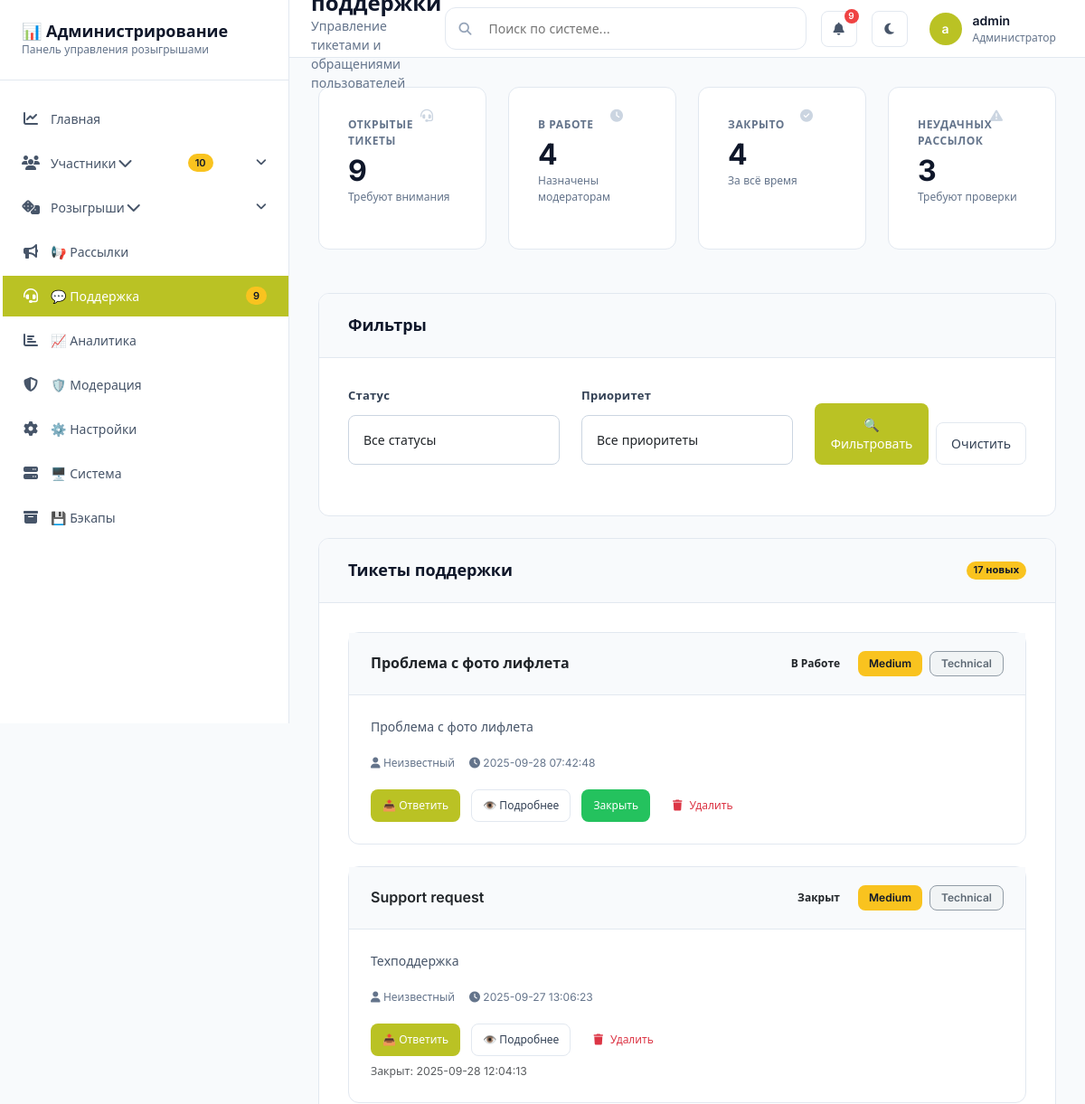
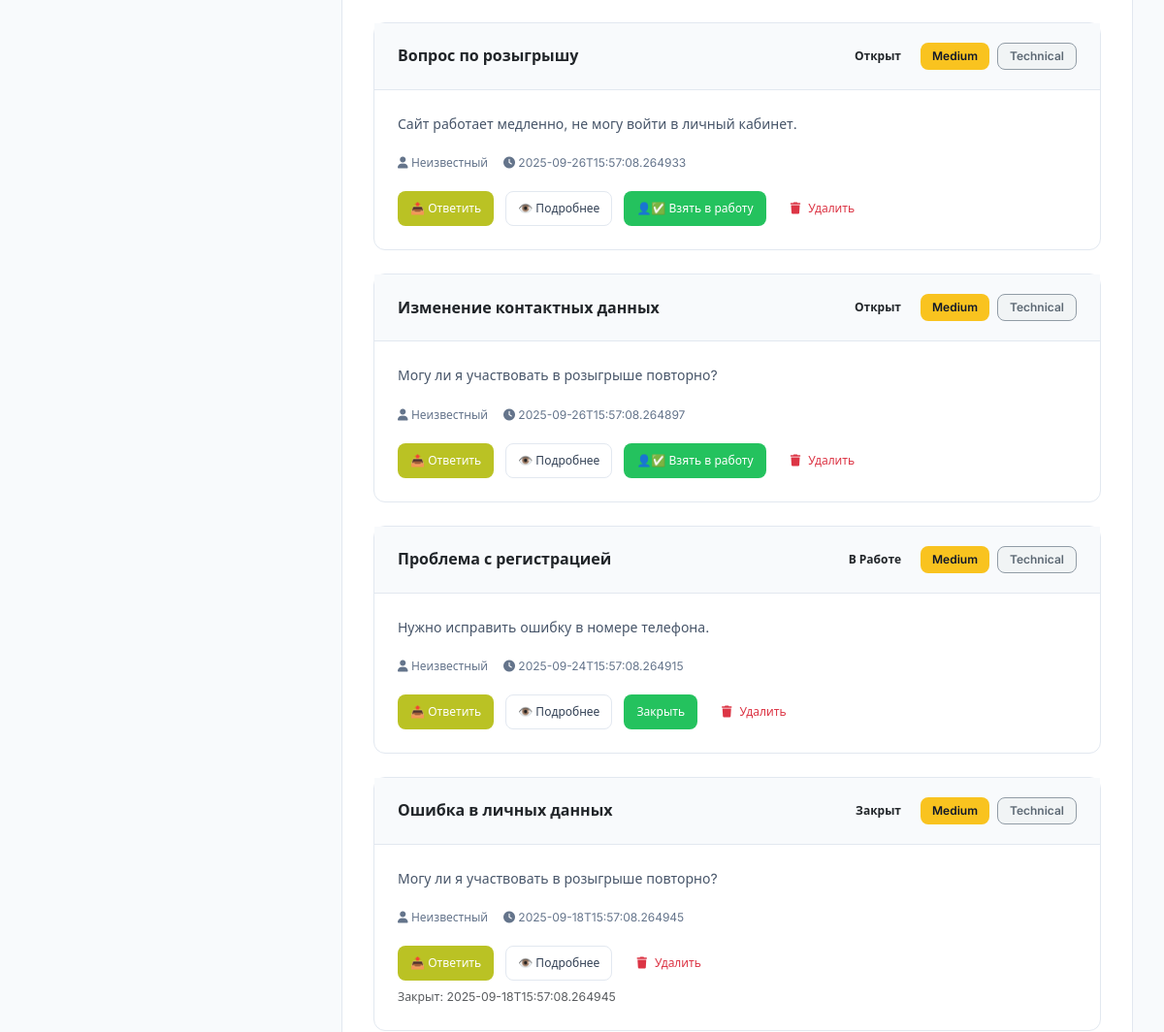
/admin/support_tickets (signed in, upper part), run on an earlier commit of the app's database (2 pictures, top to bottom).
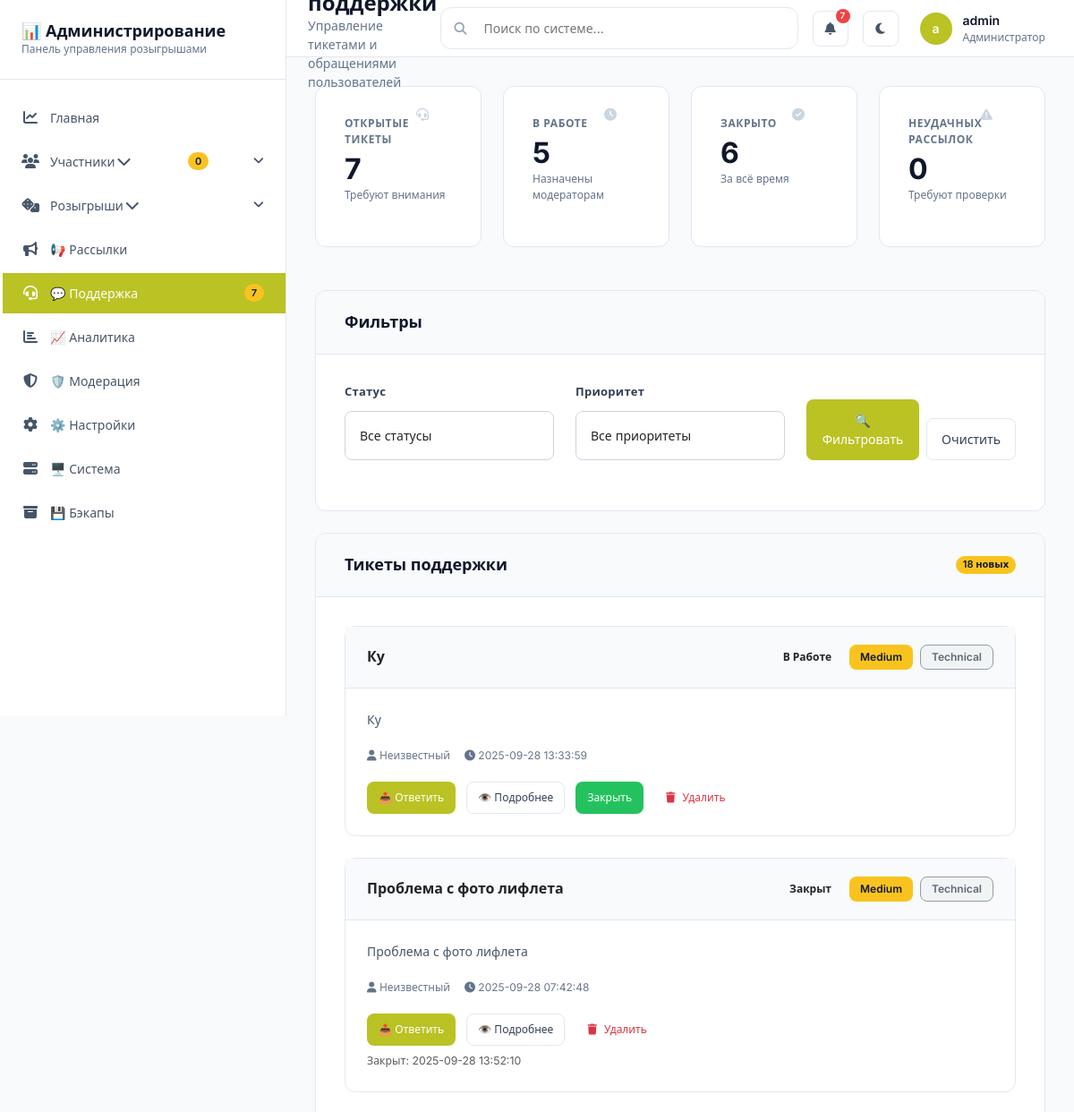
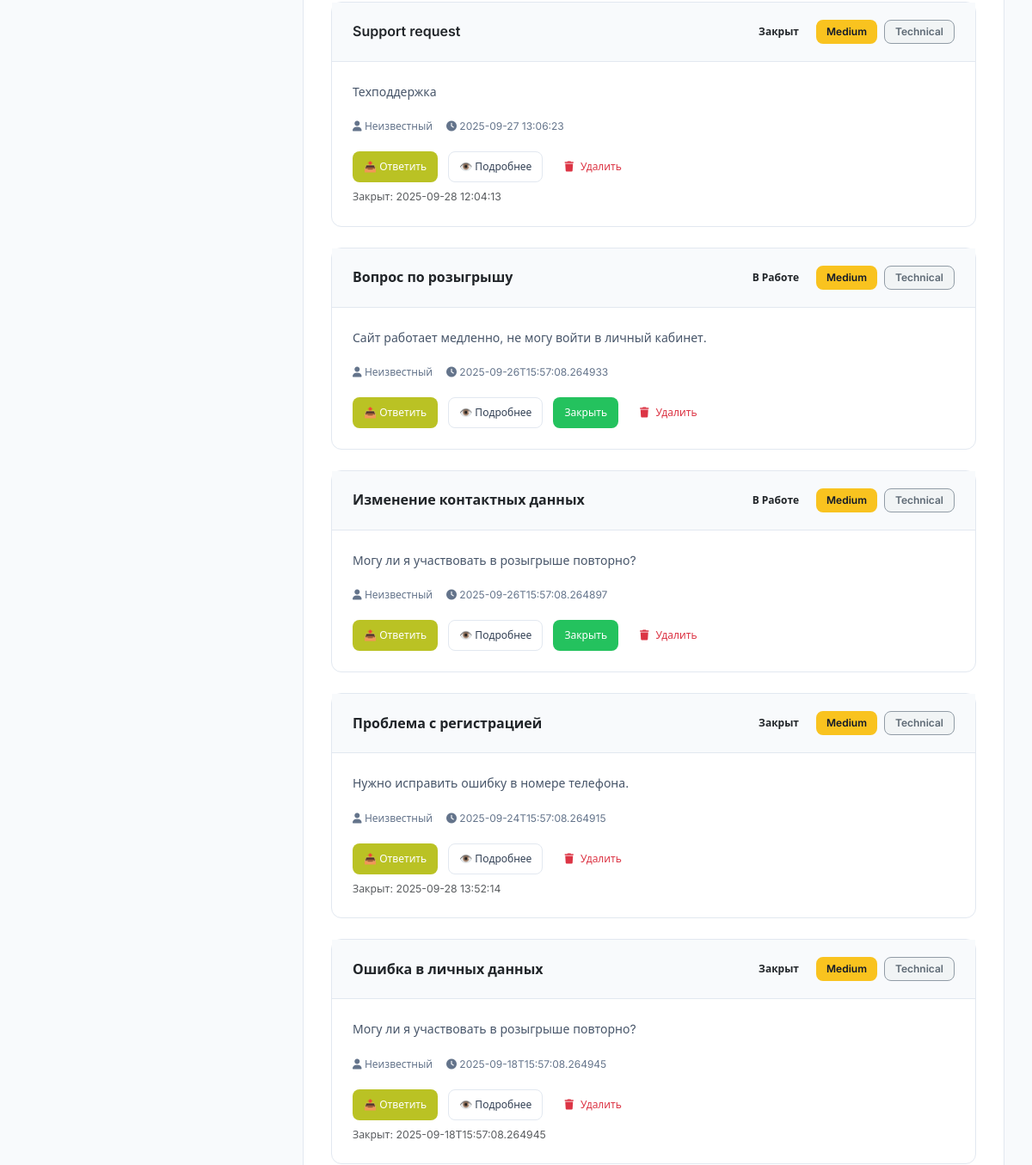
And on a later commit of the database (2 pictures, top to bottom).
### tables this page shows
CREATE TABLE support_tickets (
        id INTEGER PRIMARY KEY AUTOINCREMENT,
        participant_id INTEGER,
        subject TEXT NOT NULL,
        message TEXT NOT NULL,
        status TEXT DEFAULT 'open',
        created_at TIMESTAMP DEFAULT CURRENT_TIMESTAMP,
        updated_at TIMESTAMP,
        FOREIGN KEY(participant_id) REFERENCES participants(id)
    );

### web/routes/admin.py (the view)
@admin_bp.route("/support_tickets")
@login_required
def support_tickets():
    page = request.args.get("page", 1, type=int)
    per_page = request.args.get("per_page", 50, type=int)
    status = request.args.get("status")
    db = _get_admin_db()
    tickets, total = db.list_support_tickets(status=status, page=page, per_page=per_page)
    pages = (total + per_page - 1) // per_page
    return render_template(
        "support_tickets.html",
        tickets=tickets,
        total=total,
        page=page,
        pages=pages,
        per_page=per_page,
        status=status,
        current_status=status,
        stats=db.get_statistics(),
    )

### database/admin_queries.py (called while the page is built)
    def _connect(self) -> sqlite3.Connection:
        conn = sqlite3.connect(
            self.db_path,
            timeout=30.0,  # 30 second timeout
            isolation_level=None  # Autocommit mode for better performance
        )
        conn.row_factory = sqlite3.Row
        conn.execute("PRAGMA journal_mode=WAL")
        conn.execute("PRAGMA synchronous=NORMAL")
        conn.execute("PRAGMA cache_size=-64000")  # 64MB cache
        conn.execute("PRAGMA temp_store=MEMORY")
        conn.execute("PRAGMA mmap_size=268435456")  # 256MB mmap
        return conn

### web/routes/admin.py (called while the page is built)
def _get_admin_db() -> AdminDatabase:
    try:
        config = current_app.config
        db_path = config.get("DATABASE_PATH", "data/lottery_bot.sqlite")
        return AdminDatabase(db_path=db_path)
    except Exception as e:
        current_app.logger.error(f"Failed to connect to admin database: {e}")
        raise

### web/templates/support_tickets.html (shortened to what this page needs)
{% extends "base.html" %}
{% block page_subtitle %}Управление тикетами и обращениями пользователей{% endblock %}
{% block content %}
<div class="grid grid-cols-4 gap-4 mb-6">
    <div class="card metric-card hover-elevate">
        <div class="card-body">
            <div class="metric-title">Открытые тикеты</div>
            <div class="metric-value">{{ (stats.open_tickets or 0) if stats else 0 }}</div>
            <div class="metric-subtitle">Требуют внимания</div>
            <i class="fas fa-headset metric-icon"></i>
        </div>
    </div>
    <div class="card metric-card hover-elevate">
        <div class="card-body">
            <div class="metric-title">В работе</div>
            <div class="metric-value">{{ (stats.tickets_in_progress or 0) if stats else 0 }}</div>
            <div class="metric-subtitle">Назначены модераторам</div>
            <i class="fas fa-clock metric-icon"></i>
        </div>
    </div>
    <div class="card metric-card hover-elevate">
        <div class="card-body">
            <div class="metric-title">Закрыто</div>
            <div class="metric-value">{{ (stats.tickets_closed or 0) if stats else 0 }}</div>
            <div class="metric-subtitle">За всё время</div>
            <i class="fas fa-check-circle metric-icon"></i>
        </div>
    </div>
    <div class="card metric-card hover-elevate">
        <div class="card-body">
            <div class="metric-title">Неудачных рассылок</div>
            <div class="metric-value">{{ (stats.failed_broadcasts or 0) if stats else 0 }}</div>
            <div class="metric-subtitle">Требуют проверки</div>
            <i class="fas fa-triangle-exclamation metric-icon"></i>
        </div>
    </div>
</div>
<div class="card mb-6">
    <div class="card-header">
        <h2 class="card-title">Фильтры</h2>
    </div>
    <div class="card-body">
        <form method="GET" class="grid grid-cols-3 gap-4">
            <div class="form-group">
                <label class="form-label">Статус</label>
                <select name="status" class="form-control">
                    <option value="">Все статусы</option>
                </select>
            </div>
            <div class="form-group">
                <label class="form-label">Приоритет</label>
                <select name="priority" class="form-control">
                    <option value="">Все приоритеты</option>
                </select>
            </div>
            <div class="form-group d-flex align-items-end">
                <button type="submit" class="btn btn-primary">🔍 Фильтровать</button>
                <a href="{{ url_for('admin.support_tickets') }}" class="btn btn-outline ms-2">Очистить</a>
            </div>
        </form>
    </div>
</div>
<div class="card">
    <div class="card-header">
        <div class="d-flex justify-content-between align-items-center">
            <h2 class="card-title">
                Тикеты поддержки
            </h2>
            <div class="d-flex gap-2">
                <span class="badge badge-notification">{{ tickets|length if tickets else 5 }} новых</span>
            </div>
        </div>
    </div>
    <div class="card-body">
        {% if tickets %}
            {% for ticket in tickets %}
            <div class="support-ticket mb-4">
                <div class="ticket-header">
                    <h3 class="ticket-title">{{ ticket.subject or ticket.title or 'Без темы' }}</h3>
                    <div class="d-flex gap-2">
                        <span class="status-badge status-{{ ticket.status or 'open' }}">
                            {% if ticket.status == 'open' %}Открыт
                            {% elif ticket.status == 'in_progress' %}В работе
                            {% elif ticket.status == 'closed' %}Закрыт
                            {% else %}{{ ticket.status }}
                            {% endif %}
                        </span>
                        <span class="status-badge priority-{{ ticket.priority or 'medium' }}">
                            {{ ticket.priority or 'medium' }}
                        </span>
                        <span class="status-badge status-archived">{{ ticket.category or 'Общие вопросы' }}</span>
                    </div>
                </div>
                <div class="ticket-content">
                    <p class="ticket-description">
                        {{ ticket.message or ticket.description or 'Описание отсутствует' }}
                    </p>
                    <div class="ticket-meta">
                        <span><i class="fas fa-user"></i> {{ ticket.user_name or ticket.full_name or 'Неизвестный' }}</span>
                        <span><i class="fas fa-clock"></i> {{ ticket.created_at or ticket.timestamp or 'Дата неизвестна' }}</span>
                    </div>
            <div class="ticket-actions">
                        <button class="btn btn-sm btn-primary" data-action="reply">📤 Ответить</button>
                        <a href="{{ url_for('admin.support_ticket_detail', ticket_id=ticket.id) }}" class="btn btn-sm btn-outline">👁️ Подробнее</a>
                        {% if ticket.status == 'open' %}
                        <button class="btn btn-sm btn-success" data-action="take">👤✅ Взять в работу</button>
                        {% elif ticket.status == 'in_progress' %}
                        <button class="btn btn-sm btn-success" data-action="close">Закрыть</button>
                        {% endif %}
                        <button class="btn btn-sm btn-outline-danger"
                                data-bs-toggle="modal"
                                data-bs-target="#confirmationModal"
                                data-bs-title="Удалить тикет?"
                                data-bs-body="Это действие нельзя отменить. Тикет и все его сообщения будут удалены."
                                data-bs-action="{{ url_for('admin.delete_support_ticket', ticket_id=ticket.id) }}"
                                title="Удалить тикет">
                            <i class="fas fa-trash"></i> Удалить
                        </button>
                    </div>
            {% if ticket.status == 'closed' and ticket.updated_at %}
            <div class="text-muted small mt-2">Закрыт: {{ ticket.updated_at }}</div>
            {% endif %}
                </div>
            </div>
            {% endfor %}
        {% endif %}
    </div>
</div>
{% endblock %}

### web/templates/base.html (shortened to what this page needs)
<!DOCTYPE html>
<html lang="ru">
<head>
    <link href="https://cdn.jsdelivr.net/npm/bootstrap@5.3.0/dist/css/bootstrap.min.css" rel="stylesheet">
    <link rel="stylesheet" href="https://cdnjs.cloudflare.com/ajax/libs/font-awesome/6.4.0/css/all.min.css">
    <link rel="stylesheet" href="https://cdn.jsdelivr.net/npm/notyf@3/notyf.min.css">
    <link rel="stylesheet" href="{{ url_for('static', filename='css/custom.css') }}">
</head>
<body>
    <div class="admin-layout">
        <aside class="sidebar" id="sidebar">
            <div class="sidebar-header">
                <h1 class="sidebar-title">📊 Администрирование</h1>
                <p class="sidebar-subtitle">Панель управления розыгрышами</p>
            </div>
            <nav class="nav-menu">
                <div class="nav-group">
                    <div class="nav-item">
                        <a href="{{ url_for('admin.dashboard') }}"
                           class="nav-link {% if request.endpoint == 'admin.dashboard' %}active{% endif %}">
                            <i class="fas fa-chart-line"></i>
                            Главная
                        </a>
                    </div>
                    <div class="nav-item">
                        <a href="#" class="nav-link expandable" id="participants-menu">
                            <i class="fas fa-users"></i>
                            Участники
                            <i class="fas fa-chevron-down"></i>
                            <span class="badge badge-notification">{{ global_stats.pending_participants if global_stats and global_stats.pending_participants is not none else 0 }}</span>
                        </a>
                    </div>
                    <div class="nav-item">
                        <a href="#" class="nav-link expandable" id="lottery-menu">
                            <i class="fas fa-dice"></i>
                            Розыгрыши
                            <i class="fas fa-chevron-down"></i>
                        </a>
                    </div>
                    <div class="nav-item">
                        <a href="{{ url_for('admin.broadcasts') }}"
                           class="nav-link {% if request.endpoint == 'admin.broadcasts' %}active{% endif %}">
                            <i class="fas fa-bullhorn"></i>
                            📢 Рассылки
                        </a>
                </div>
                    <div class="nav-item">
                        <a href="{{ url_for('admin.support_tickets') }}"
                           class="nav-link {% if 'support' in (request.endpoint or '') %}active{% endif %}">
                            <i class="fas fa-headset"></i>
                            💬 Поддержка
                            <span class="badge badge-notification">{{ global_stats.open_tickets if global_stats and global_stats.open_tickets is not none else 0 }}</span>
                        </a>
                    </div>
                    <div class="nav-item">
                        <a href="{{ url_for('admin.analytics') }}"
                           class="nav-link {% if request.endpoint == 'admin.analytics' %}active{% endif %}">
                            <i class="fas fa-chart-bar"></i>
                            📈 Аналитика
                        </a>
                    </div>
                    <div class="nav-item">
                        <a href="{{ url_for('admin.moderation') }}"
                           class="nav-link {% if request.endpoint == 'admin.moderation' %}active{% endif %}">
                            <i class="fas fa-shield-alt"></i>
                            🛡️ Модерация
                        </a>
                    </div>
                    <div class="nav-item">
                        <a href="{{ url_for('admin.settings') }}"
                           class="nav-link {% if request.endpoint == 'admin.settings' %}active{% endif %}">
                            <i class="fas fa-cog"></i>
                            ⚙️ Настройки
                        </a>
                    </div>
                    <div class="nav-item">
                        <a href="{{ url_for('admin.system_page') }}"
                           class="nav-link {% if request.endpoint == 'admin.system_page' or request.endpoint == 'admin.view_log' %}active{% endif %}">
                            <i class="fas fa-server"></i>
                            🖥️ Система
                        </a>
                    </div>
                    <div class="nav-item">
                        <a href="{{ url_for('admin.backups') }}"
                           class="nav-link {% if request.endpoint == 'admin.backups' %}active{% endif %}">
                            <i class="fas fa-archive"></i>
                            💾 Бэкапы
                        </a>
                    </div>
                        </div>
            </nav>
        </aside>
        <main class="main-content">
            <header class="header">
                <div class="header-left">
                    <div>
                        <h1 class="page-title">{% block page_title %}Панель администрирования розыгрышей{% endblock %}</h1>
                        <p class="page-subtitle">{% block page_subtitle %}{% endblock %}</p>
                    </div>
                </div>
                <div class="header-actions">
                    <div class="search-box position-relative">
                        <i class="fas fa-search search-icon"></i>
                        <input type="text" class="search-input" placeholder="Поиск по системе..." id="global-search" autocomplete="off">
            </div>
                    <div class="notifications dropdown">
                        <button class="notification-bell" id="notifications-btn" data-bs-toggle="dropdown" aria-expanded="false">
                            <i class="fas fa-bell"></i>
                            <span class="notification-count">{{ global_stats.open_tickets if global_stats and global_stats.open_tickets is not none else 0 }}</span>
                        </button>
                    </div>
                    <button class="theme-toggle" id="theme-toggle" title="Тема">
                        <i class="fas fa-moon" id="theme-icon"></i>
                    </button>
                    <div class="user-profile" id="user-profile">
                        <div class="user-avatar">{{ current_user.username[0] if current_user.is_authenticated else 'A' }}</div>
                        <div>
                            <p class="user-name">{{ current_user.username if current_user.is_authenticated else 'Админ' }}</p>
                            <p class="user-role">Администратор</p>
                        </div>
                    </div>
                </div>
            </header>
            <div class="content">
                {% block content %}{% endblock %}
            </div>
        </main>
    </div>
</body>
</html>

What changed in the data, as far as the page shows it:
added support_tickets: subject "Ку", status "В Работе", priority "Medium", category "Technical", message "Ку", user_name "Неизвестный", created_at "2025-09-28 13:33:59"
changed support_tickets "Проблема с фото лифлета": updated_at (not shown) → "2025-09-28 13:52:10"; status "В Работе Закрыть" → "Закрыт Закрыт:"
changed support_tickets "Вопрос по розыгрышу": status "Открыт 👤✅ Взять в работу" → "В Работе Закрыть"
changed support_tickets "Изменение контактных данных": status "Открыт 👤✅ Взять в работу" → "В Работе Закрыть"
changed support_tickets "Проблема с регистрацией": updated_at (not shown) → "2025-09-28 13:52:14"; status "В Работе Закрыть" → "Закрыт Закрыт:"
Also different on the page:
{{ (stats.open_tickets or 0) if stats else 0 }}: "9" → "7"
{{ (stats.tickets_in_progress or 0) if stats else 0 }}: "4" → "5"
{{ (stats.tickets_closed or 0) if stats else 0 }}: "4" → "6"
{{ (stats.failed_broadcasts or 0) if stats else 0 }}: "3" → "0"
{{ tickets|length if tickets else 5 }}: "17" → "18"
text no longer shown: "10 9 9"
text now shown: "0 7 7"
